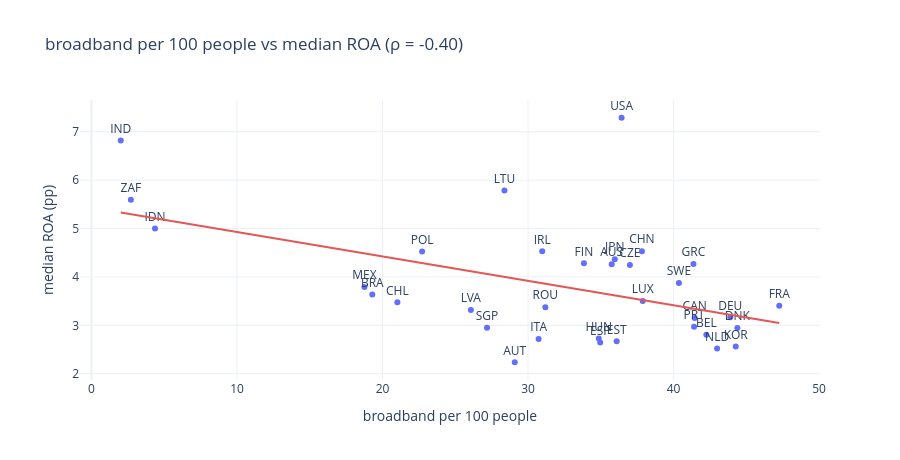

Notebook code for this chart:
### Markdown cell above
### The leading indicator in a plot
One point per country.

### Code cell
d = pd.DataFrame({"x": x[topf], "roa": roa_c.roa}).dropna().join(dim.name)
fig = px.scatter(d.reset_index(), x="x", y="roa", text="iso3", hover_name="name", title=f"{top.indicator} vs median ROA (ρ = {top.rho:+.2f})", labels={"x": top.indicator, "roa": "median ROA (pp)"}, height=460)
b, a = np.polyfit(d.x, d.roa, 1); xs = np.array([d.x.min(), d.x.max()]); fig.add_trace(go.Scatter(x=xs, y=a + b * xs, mode="lines", line=dict(color="#E45756"), showlegend=False))
fig.update_traces(textposition="top center", selector=dict(mode="markers+text")); fig.show()

### Figure 1 — Plotly figure (JSON) as saved in the notebook; plotly's stock layout.template omitted (floating-point values rounded to 4 significant figures)
{"data": [{"hovertemplate": "<b>%{hovertext}</b><br><br>broadband per 100 people=%{x}<br>median ROA (pp)=%{y}<br>iso3=%{text}<extra></extra>", "hovertext": ["Australia", "Austria", "Belgium", "Brazil", "Canada", "Chile", "China", "Czechia", "Germany", "Denmark", "Spain", "Estonia", "Finland", "France", "Greece", "Hungary", "Indonesia", "India", "Ireland", "Italy", "Japan", "South Korea", "Lithuania", "Luxembourg", "Latvia", "Mexico", "Netherlands", "Poland", "Portugal", "Romania", "Singapore", "Sweden", "United States", "South Africa"], "legendgroup": "", "marker": {"color": "#636efa", "symbol": "circle"}, "mode": "markers+text", "name": "", "orientation": "v", "showlegend": false, "text": ["AUS", "AUT", "BEL", "BRA", "CAN", "CHL", "CHN", "CZE", "DEU", "DNK", "ESP", "EST", "FIN", "FRA", "GRC", "HUN", "IDN", "IND", "IRL", "ITA", "JPN", "KOR", "LTU", "LUX", "LVA", "MEX", "NLD", "POL", "PRT", "ROU", "SGP", "SWE", "USA", "ZAF"], "textposition": "top center", "type": "scatter", "x": [35.75, 29.09, 42.25, 19.3, 41.45, 21.02, 37.83, 37.0, 43.9, 44.38, 34.96, 36.09, 33.84, 47.26, 41.37, 34.86, 4.366, 2.012, 30.97, 30.73, 35.96, 44.27, 28.38, 37.88, 26.07, 18.76, 42.99, 22.72, 41.41, 31.19, 27.18, 40.37, 36.43, 2.707], "xaxis": "x", "y": [4.263, 2.236, 2.803, 3.636, 3.152, 3.476, 4.532, 4.246, 3.165, 2.945, 2.643, 2.669, 4.281, 3.406, 4.269, 2.729, 5.0, 6.82, 4.53, 2.716, 4.366, 2.561, 5.787, 3.5, 3.317, 3.792, 2.523, 4.525, 2.968, 3.375, 2.948, 3.874, 7.289, 5.596], "yaxis": "y"}, {"line": {"color": "#E45756"}, "mode": "lines", "showlegend": false, "type": "scatter", "x": [2.012, 47.26], "y": [5.331, 3.046]}], "layout": {"height": 460, "legend": {"tracegroupgap": 0}, "title": {"text": "broadband per 100 people vs median ROA (ρ = -0.40)"}, "xaxis": {"anchor": "y", "domain": [0.0, 1.0], "title": {"text": "broadband per 100 people"}}, "yaxis": {"anchor": "x", "domain": [0.0, 1.0], "title": {"text": "median ROA (pp)"}}}}
